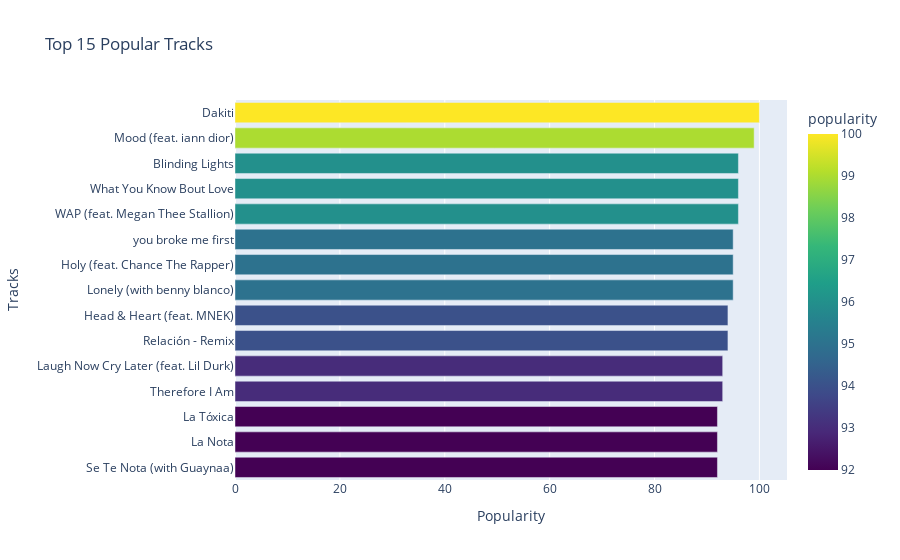

Notebook source saved alongside this figure:
### Markdown cell above
## Most Popular Tracks

### Code cell
import plotly.express as px

# Get the top 15 popular tracks
popular_tracks = df.groupby("name")['popularity'].mean().sort_values(ascending=False).head(15).reset_index()

# Create a bar chart
fig = px.bar(popular_tracks, x='popularity', y='name', orientation='h', color='popularity', 
             title='Top 15 Popular Tracks', color_continuous_scale='viridis')

fig.update_layout(xaxis_title='Popularity', yaxis_title='Tracks', yaxis=dict(autorange="reversed"))
fig.show()

### Figure 1 — Plotly figure (JSON) as saved in the notebook; plotly's stock layout.template omitted (floating-point values rounded to 4 significant figures)
{"data": [{"hovertemplate": "popularity=%{marker.color}<br>name=%{y}<extra></extra>", "legendgroup": "", "marker": {"color": [100.0, 99.0, 96.0, 96.0, 96.0, 95.0, 95.0, 95.0, 94.0, 94.0, 93.0, 93.0, 92.0, 92.0, 92.0], "coloraxis": "coloraxis", "pattern": {"shape": ""}}, "name": "", "orientation": "h", "showlegend": false, "textposition": "auto", "type": "bar", "x": [100.0, 99.0, 96.0, 96.0, 96.0, 95.0, 95.0, 95.0, 94.0, 94.0, 93.0, 93.0, 92.0, 92.0, 92.0], "xaxis": "x", "y": ["Dakiti", "Mood (feat. iann dior)", "Blinding Lights", "What You Know Bout Love", "WAP (feat. Megan Thee Stallion)", "you broke me first", "Holy (feat. Chance The Rapper)", "Lonely (with benny blanco)", "Head & Heart (feat. MNEK)", "Relación - Remix", "Laugh Now Cry Later (feat. Lil Durk)", "Therefore I Am", "La Tóxica", "La Nota", "Se Te Nota (with Guaynaa)"], "yaxis": "y"}], "layout": {"barmode": "relative", "coloraxis": {"colorbar": {"title": {"text": "popularity"}}, "colorscale": [[0, "#440154"], [0.1111, "#482878"], [0.2222, "#3e4989"], [0.3333, "#31688e"], [0.4444, "#26828e"], [0.5556, "#1f9e89"], [0.6667, "#35b779"], [0.7778, "#6ece58"], [0.8889, "#b5de2b"], [1, "#fde725"]]}, "legend": {"tracegroupgap": 0}, "title": {"text": "Top 15 Popular Tracks"}, "xaxis": {"anchor": "y", "domain": [0, 1], "title": {"text": "Popularity"}}, "yaxis": {"anchor": "x", "autorange": "reversed", "domain": [0, 1], "title": {"text": "Tracks"}}}}
